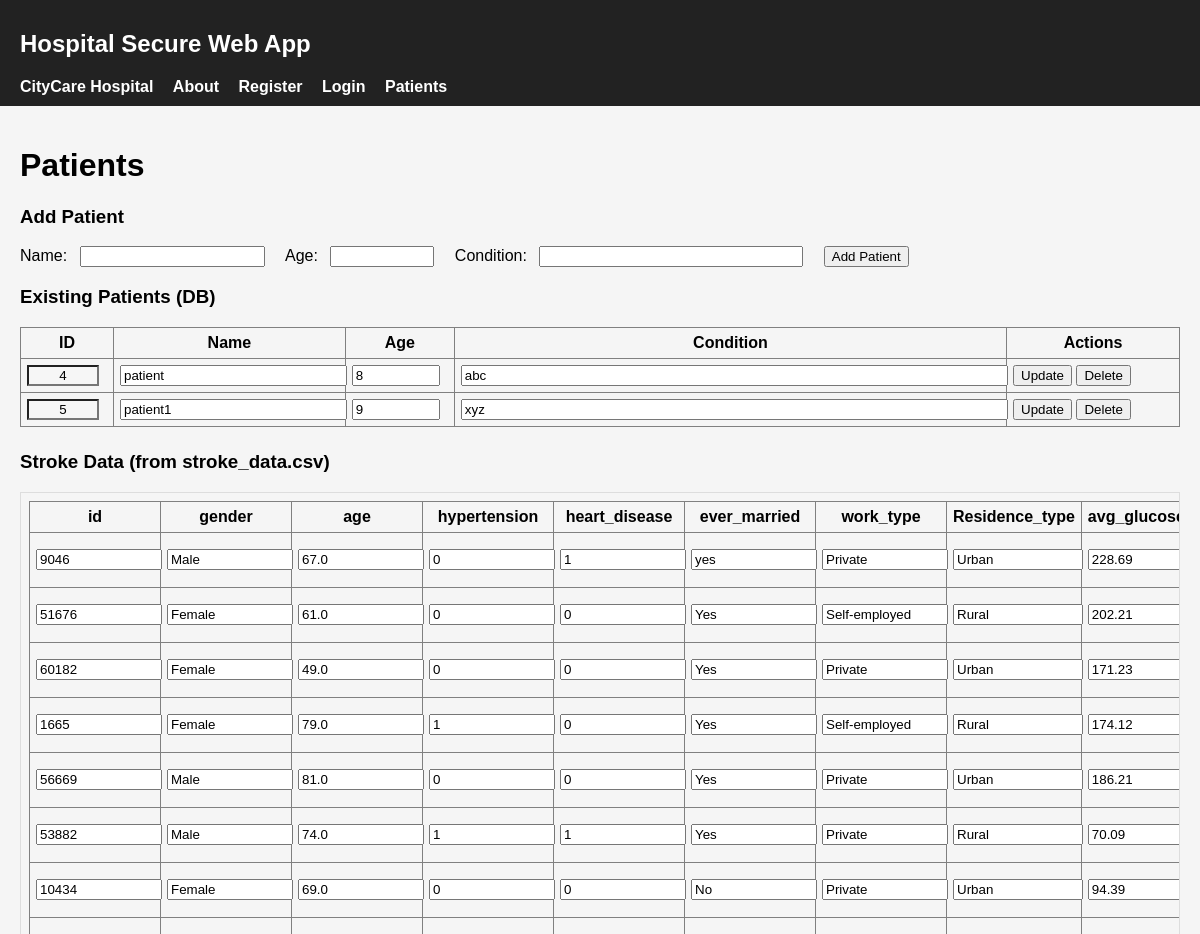
Before: /patients (upper part) with the older database file.
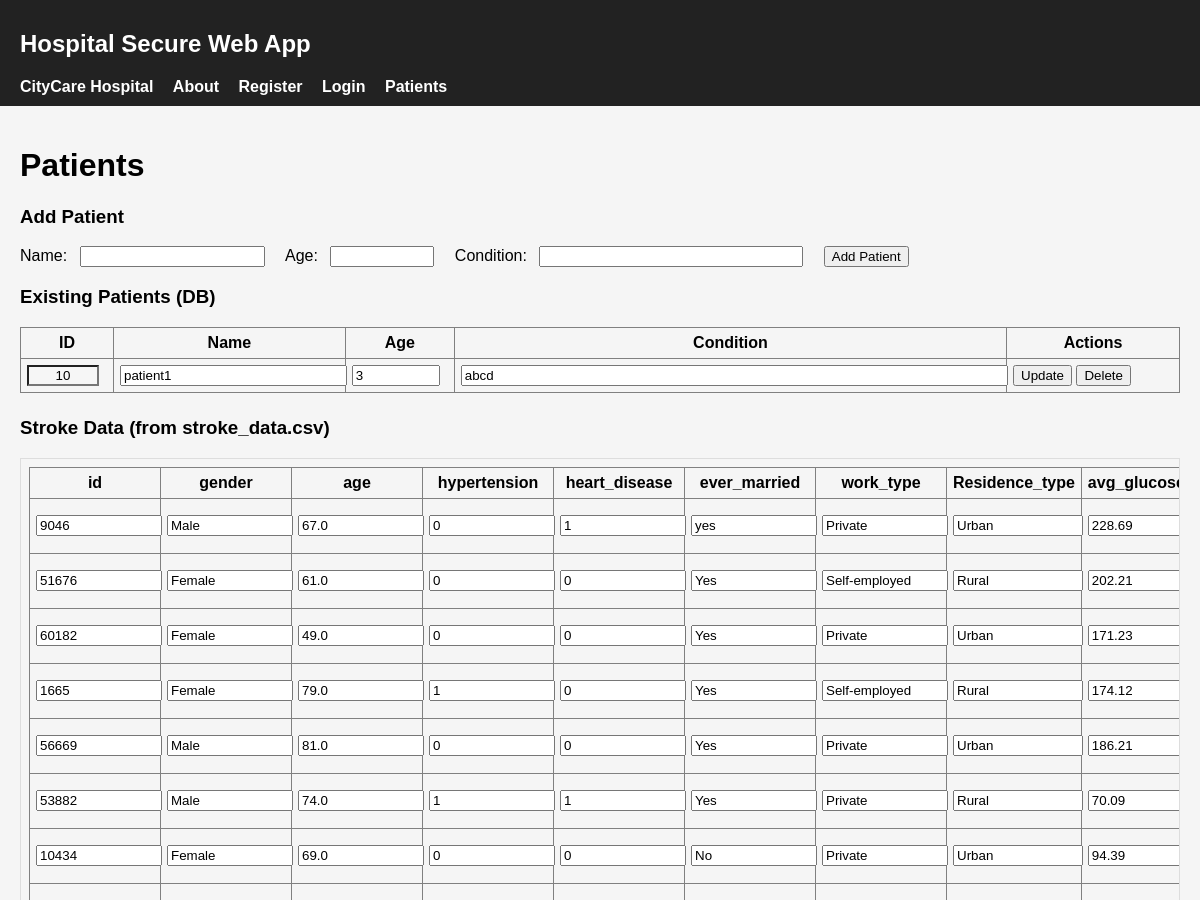
After: the same page with the newer database file.
### tables this page shows
CREATE TABLE patients (
                id INTEGER PRIMARY KEY AUTOINCREMENT,
                name TEXT NOT NULL,
                age INTEGER NOT NULL,
                condition TEXT NOT NULL
            );

### app.py (the view, shortened to what this page needs)
@app.route("/patients", methods=["GET", "POST"])
def patients():
    message = ""
    with sqlite3.connect(DB_NAME) as conn:
        cur = conn.cursor()
        cur.execute("SELECT id, name, age, condition FROM patients ORDER BY id ASC")
        patients_list = cur.fetchall()
    page = int(request.args.get("page", 1))
    if page < 1:
        page = 1
    csv_rows = []
    total_rows = 0
    try:
        df = pd.read_csv(DATA_CSV).fillna("")
        total_rows = len(df)
        df = df.reset_index(drop=False).rename(columns={"index": "_idx"})
        wanted = [
            "id", "gender", "age", "hypertension", "heart_disease", "ever_married",
            "work_type", "Residence_type", "avg_glucose_level", "bmi",
            "smoking_status", "stroke"
        ]
        cols = ["_idx"] + [c for c in wanted if c in df.columns]
        start = (page - 1) * PAGE_SIZE
        end = start + PAGE_SIZE
        page_df = df.loc[start:end-1, cols]
        csv_rows = page_df.to_dict(orient="records")
    except Exception as e:
        app.logger.exception("Failed to load CSV")
        message = f"Could not load dataset: {e}"
    total_pages = max(1, ceil(total_rows / PAGE_SIZE))
    return render_template(
        "patients.html",
        message=message,
        patients=patients_list,
        csv_rows=csv_rows,
        page=page,
        total_pages=total_pages,
        total_rows=total_rows,
        page_size=PAGE_SIZE
    )

### app.py (called while the page is built)
@app.context_processor
def inject_globals():
    return {"HOSPITAL_NAME": app.config.get("HOSPITAL_NAME", "Hospital")}

### templates/patients.html (shortened to what this page needs)
{% extends "base.html" %}
{% block content %}
<h1>Patients</h1>
<h3>Add Patient</h3>
<form method="post" action="{{ url_for('patients') }}" style="margin-bottom:1rem;">
  <label style="margin-right:.5rem;">Name:</label>
  <input name="name" required>
  <label style="margin:0 .5rem 0 1rem;">Age:</label>
  <input name="age" required style="width:6rem;">
  <label style="margin:0 .5rem 0 1rem;">Condition:</label>
  <input name="condition" required style="width:16rem;">
  <button type="submit" style="margin-left:1rem;">Add Patient</button>
</form>
<h3>Existing Patients (DB)</h3>
<table border="1" cellpadding="6" cellspacing="0" style="border-collapse:collapse; width:100%; margin-bottom:1.5rem;">
  <thead>
    <tr>
      <th style="width:5rem;">ID</th>
      <th style="width:20%;">Name</th>
      <th style="width:6rem;">Age</th>
      <th>Condition</th>
      <th style="width:10rem;">Actions</th>
    </tr>
  </thead>
  <tbody>
    {% if patients and patients|length > 0 %}
      {% for p in patients %}
        <tr>
          <form method="post" action="{{ url_for('update_patient') }}">
            <td>
              <input name="id" value="{{ p[0] }}" readonly style="width:4rem; text-align:center; background:#f6f6f6;">
            </td>
            <td><input name="name" value="{{ p[1] }}" required style="width:100%;"></td>
            <td><input name="age" value="{{ p[2] }}" required style="width:5rem;"></td>
            <td><input name="condition" value="{{ p[3] }}" required style="width:100%;"></td>
            <td>
              <button type="submit">Update</button>
          </form>
              <form method="post" action="{{ url_for('delete_patient') }}" style="display:inline;">
                <button type="submit" onclick="return confirm('Delete patient ID {{ p[0] }}?');">Delete</button>
              </form>
        </tr>
      {% endfor %}
    {% else %}
      <tr><td colspan="5" style="text-align:center; color:#666;">No patients found.</td></tr>
    {% endif %}
  </tbody>
</table>
<h3>Stroke Data (from stroke_data.csv)</h3>
{% set cols = ['id','gender','age','hypertension','heart_disease','ever_married','work_type','Residence_type','avg_glucose_level','bmi','smoking_status','stroke'] %}
{% if csv_rows and csv_rows|length > 0 %}
  <div style="max-width:100%; overflow:auto; border:1px solid #ddd; padding:.5rem;">
    <table border="1" cellpadding="6" cellspacing="0" style="border-collapse:collapse; width:100%;">
      <thead>
        <tr>
          {% for c in cols %}
            {% if c in csv_rows[0] %}
              <th>{{ c }}</th>
            {% endif %}
          {% endfor %}
        </tr>
      </thead>
      <tbody>
        {% for row in csv_rows %}
          <tr>
            <form method="post" action="{{ url_for('update_stroke_row') }}">
              {% for c in cols %}
                {% if c in row %}
                  <td>
                    <input name="{{ c }}" value="{{ row[c] }}" style="min-width:110px; width:100%;">
                  </td>
                {% endif %}
              {% endfor %}
            </form>
          </tr>
        {% endfor %}
      </tbody>
    </table>
  </div>
{% else %}
  <p style="color:#666;">No CSV rows found or CSV couldn’t be loaded.</p>
{% endif %}
{% endblock %}

### templates/base.html (shortened to what this page needs)
<!doctype html>
<html lang="en">
<head>
</head>
<body>
    <header>
        <h2>Hospital Secure Web App</h2>
        <nav>
    <a class="brand" href="{{ url_for('home') }}">{{ HOSPITAL_NAME }}</a>
    <a href="{{ url_for('about') }}">About</a>
    <a href="{{ url_for('register') }}">Register</a>
    <a href="{{ url_for('login') }}">Login</a>
    <a href="{{ url_for('patients') }}">Patients</a>
</nav>
    </header>
    <div class="container">
        {% block content %}{% endblock %}
    </div>
</body>
</html>

### templates/base.html (style rules this page uses)
body { font-family: Arial, sans-serif; margin: 0; padding: 0; background: #f5f5f5; }
header { background: #222; color: #fff; padding: 10px 20px; }
nav a { color: #fff; margin-right: 15px; text-decoration: none; font-weight: bold; }
.container { padding: 20px; }

Changed rows visible on the page:
removed patients: id "4", name "patient", age "8", condition "abc"
removed patients: id "5", name "patient1", age "9", condition "xyz"
added patients: id "10", name "patient1", age "3", condition "abcd"
